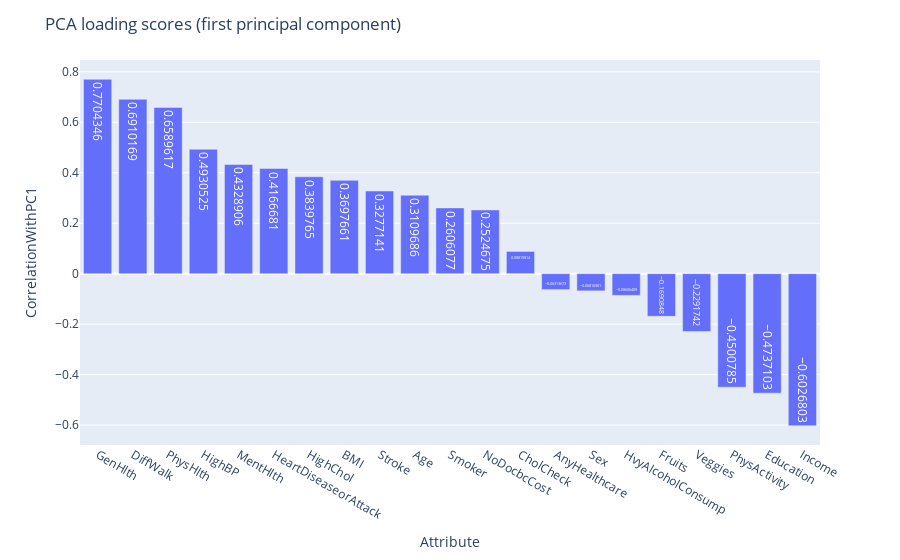

The code cell stored with this chart in its notebook:
### Code cell
pc1_loadings = loadings.sort_values(by='PC1', ascending=False)[['PC1']]
pc1_loadings = pc1_loadings.reset_index()
pc1_loadings.columns = ['Attribute', 'CorrelationWithPC1']

fig = px.bar(pc1_loadings, x="Attribute", y="CorrelationWithPC1", text_auto=True)
fig.update_layout(barmode='relative', title_text='PCA loading scores (first principal component)')
fig.show()

### Figure 1 — Plotly figure (JSON) as saved in the notebook; plotly's stock layout.template omitted (floating-point values rounded to 4 significant figures)
{"data": [{"alignmentgroup": "True", "hovertemplate": "Attribute=%{x}<br>CorrelationWithPC1=%{y}<extra></extra>", "legendgroup": "", "marker": {"color": "#636efa", "pattern": {"shape": ""}}, "name": "", "offsetgroup": "", "orientation": "v", "showlegend": false, "textposition": "auto", "texttemplate": "%{y}", "type": "bar", "x": ["GenHlth", "DiffWalk", "PhysHlth", "HighBP", "MentHlth", "HeartDiseaseorAttack", "HighChol", "BMI", "Stroke", "Age", "Smoker", "NoDocbcCost", "CholCheck", "AnyHealthcare", "Sex", "HvyAlcoholConsump", "Fruits", "Veggies", "PhysActivity", "Education", "Income"], "xaxis": "x", "y": [0.7704, 0.691, 0.659, 0.4931, 0.4329, 0.4167, 0.384, 0.3698, 0.3277, 0.311, 0.2606, 0.2525, 0.08816, -0.06314, -0.06817, -0.08606, -0.1691, -0.2292, -0.4501, -0.4737, -0.6027], "yaxis": "y"}], "layout": {"barmode": "relative", "legend": {"tracegroupgap": 0}, "margin": {"t": 60}, "title": {"text": "PCA loading scores (first principal component)"}, "xaxis": {"anchor": "y", "domain": [0, 1], "title": {"text": "Attribute"}}, "yaxis": {"anchor": "x", "domain": [0, 1], "title": {"text": "CorrelationWithPC1"}}}}
